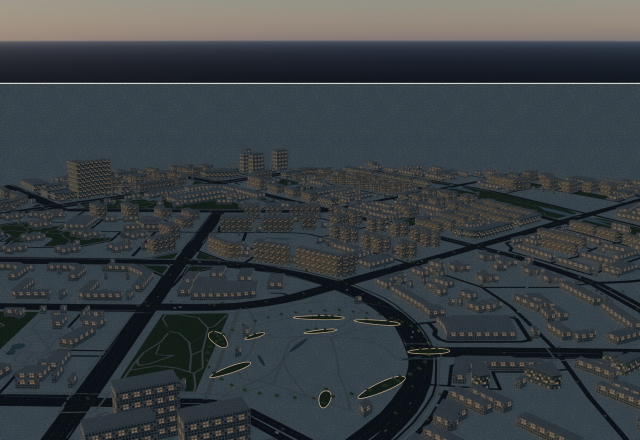
#> input picture models/wangjing-soho/previews/assembly-000.png, 1280 x 880 px (shown at 1/2 size); its folder holds 7 pictures in this run
$ python contact_sheets.py
#> lines starting #> are read from the running program, lines starting #| are printed output that depends on the picture
"""Evidence contact sheets, using actual Blender outputs without image generation."""
from pathlib import Path
from PIL import Image,ImageDraw,ImageFont
ROOT=Path(__file__).resolve().parents[1];P=ROOT/'previews'
def sheet(files,name,cols=3,w=480,h=330):
#> called with name = 'assembly-contact.jpg', cols = 3, w = 480, h = 330
    rows=(len(files)+cols-1)//cols;im=Image.new('RGB',(w*cols,(h+28)*rows),(19,26,34));draw=ImageDraw.Draw(im)
#> after `im = Image.new('RGB', (w * cols, (h + 28) * rows), (19, 26, 34))`:
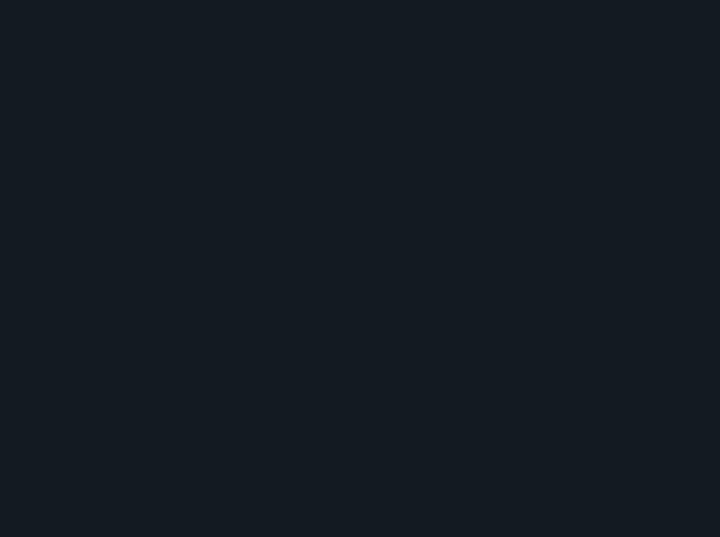
#> im: PIL image 1440x1074 RGB (shown at 1/2 size); mean R, G, B 19, 26, 34
    for idx,file in enumerate(files):
        with Image.open(P/file) as frame:
#> frame is the input picture: PIL image 1280x880 RGBA; mean R, G, B, A 56.8, 63, 66.5, 255
            frame=frame.convert('RGB');frame.thumbnail((w,h));x=(idx%cols)*w+(w-frame.width)//2;y=(idx//cols)*(h+28);im.paste(frame,(x,y));draw.text(((idx%cols)*w+10,y+h+7),file,fill=(223,227,231))
#> after `frame.thumbnail((w, h))`:
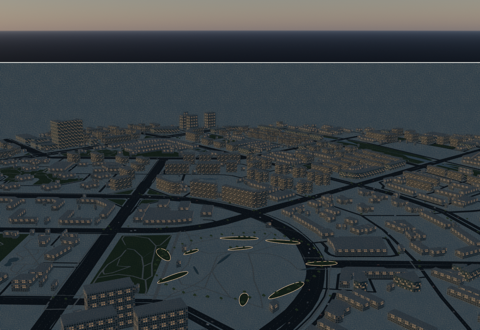
#> frame: PIL image 480x330 RGB; mean R, G, B 56.8, 63, 66.5
#> after `x = idx % cols * w + (w - frame.width) // 2`: x = 0
#> after `im.paste(frame, (x, y))`:
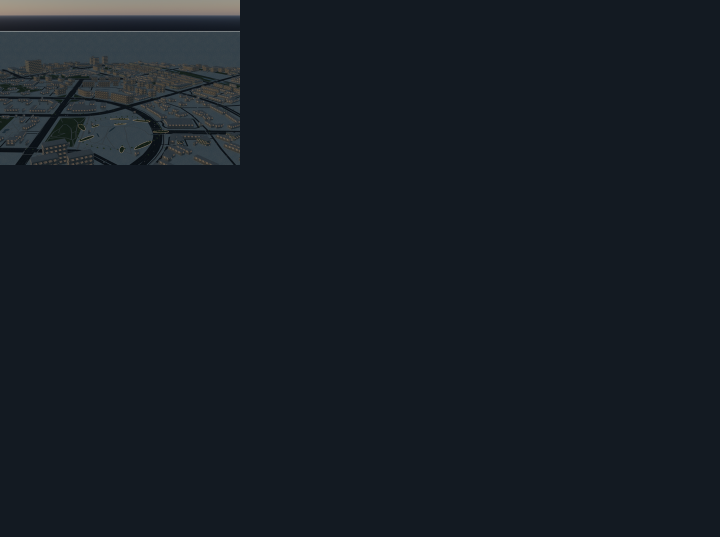
#> im: PIL image 1440x1074 RGB (shown at 1/2 size); mean R, G, B 22.9, 29.8, 37.3
#> pass 2 of the loop in sheet, `for idx,file in enumerate(files):`:
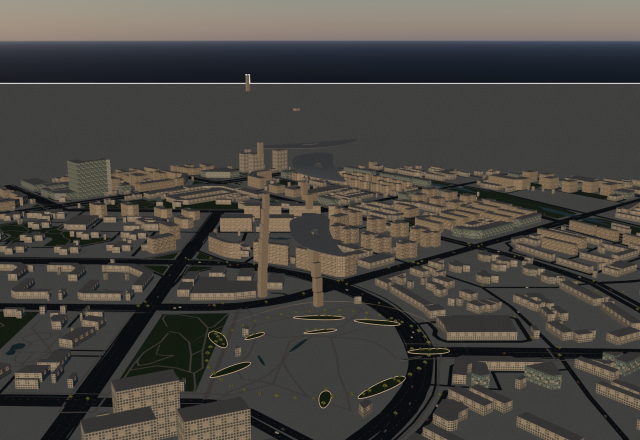
#> input picture models/wangjing-soho/previews/assembly-120.png, 1280 x 880 px (shown at 1/2 size)
#> in sheet, frame is the input picture: PIL image 1280x880 RGBA; mean R, G, B, A 71.6, 68.7, 64.3, 255
#> frame: PIL image 1280x880 RGB
#> in sheet, `frame.thumbnail((w, h))`:
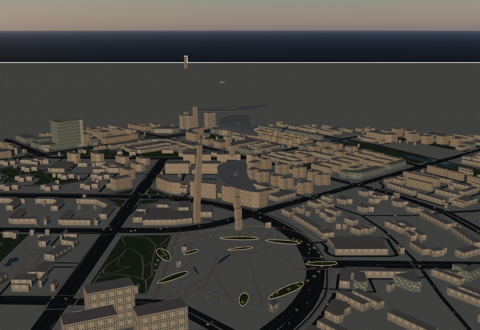
#> frame: PIL image 480x330 RGB; mean R, G, B 71.6, 68.7, 64.3
#> in sheet, `im.paste(frame, (x, y))`:
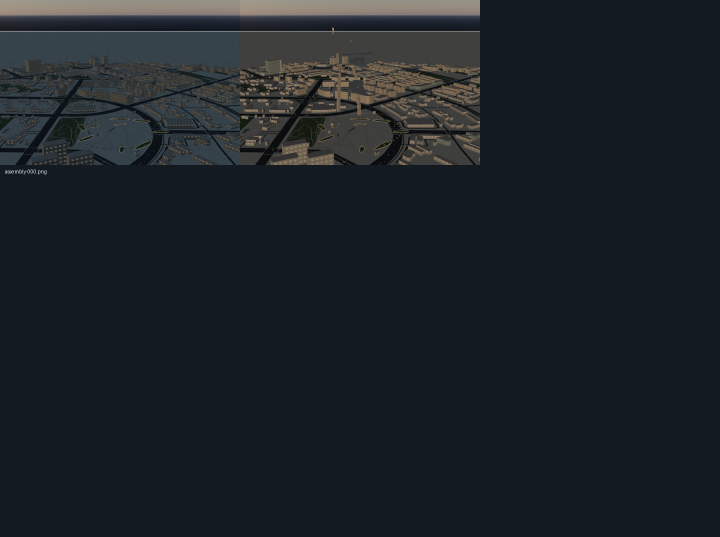
#> im: PIL image 1440x1074 RGB (shown at 1/2 size); mean R, G, B 28.3, 34.2, 40.5
#> pass 3 of the loop in sheet, `for idx,file in enumerate(files):`:
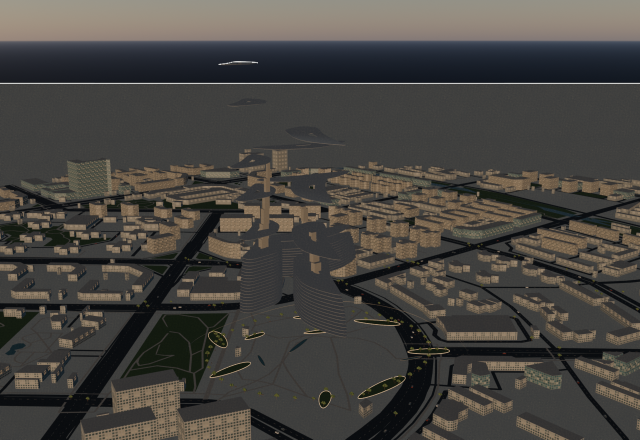
#> input picture models/wangjing-soho/previews/assembly-225.png, 1280 x 880 px (shown at 1/2 size)
#> in sheet, frame is the input picture: PIL image 1280x880 RGBA; mean R, G, B, A 70.9, 68.2, 64.1, 255
#> frame: PIL image 1280x880 RGB
#> in sheet, `frame.thumbnail((w, h))`:
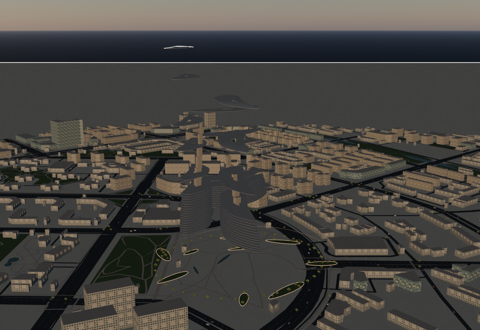
#> frame: PIL image 480x330 RGB; mean R, G, B 70.9, 68.2, 64.1
#> in sheet, `im.paste(frame, (x, y))`:
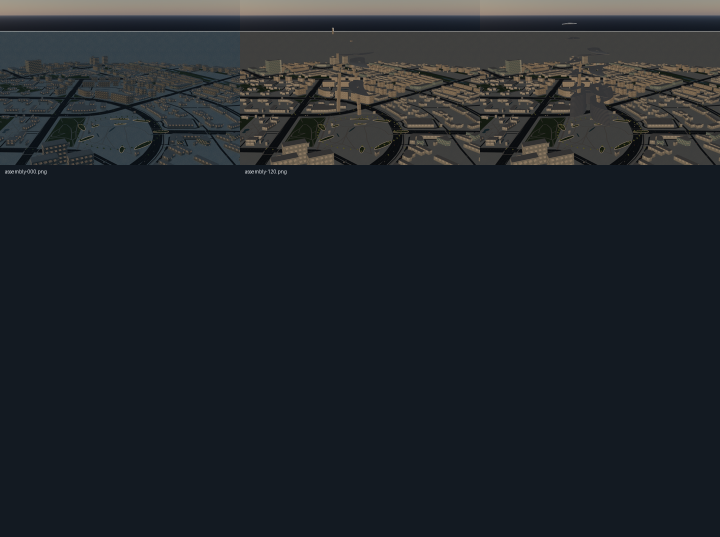
#> im: PIL image 1440x1074 RGB (shown at 1/2 size); mean R, G, B 33.6, 38.5, 43.6
#> the loop made 4 passes; the first 3 are shown
    im.save(P/name)
def main():
    sheet([f'assembly-{f:03d}.png' for f in [0,120,225,450,600,660,735,810,900]],'assembly-contact.jpg')
    sheet([f'explode-{f:03d}.png' for f in [0,90,180,270,360]],'explode-contact.jpg')
    sheet([x+'.png' for x in ['day','sunset','blue','night']],'day-night-contact.jpg',cols=2,w=640,h=440)
#> (the run stopped early here; a loop or call above may not have finished)
